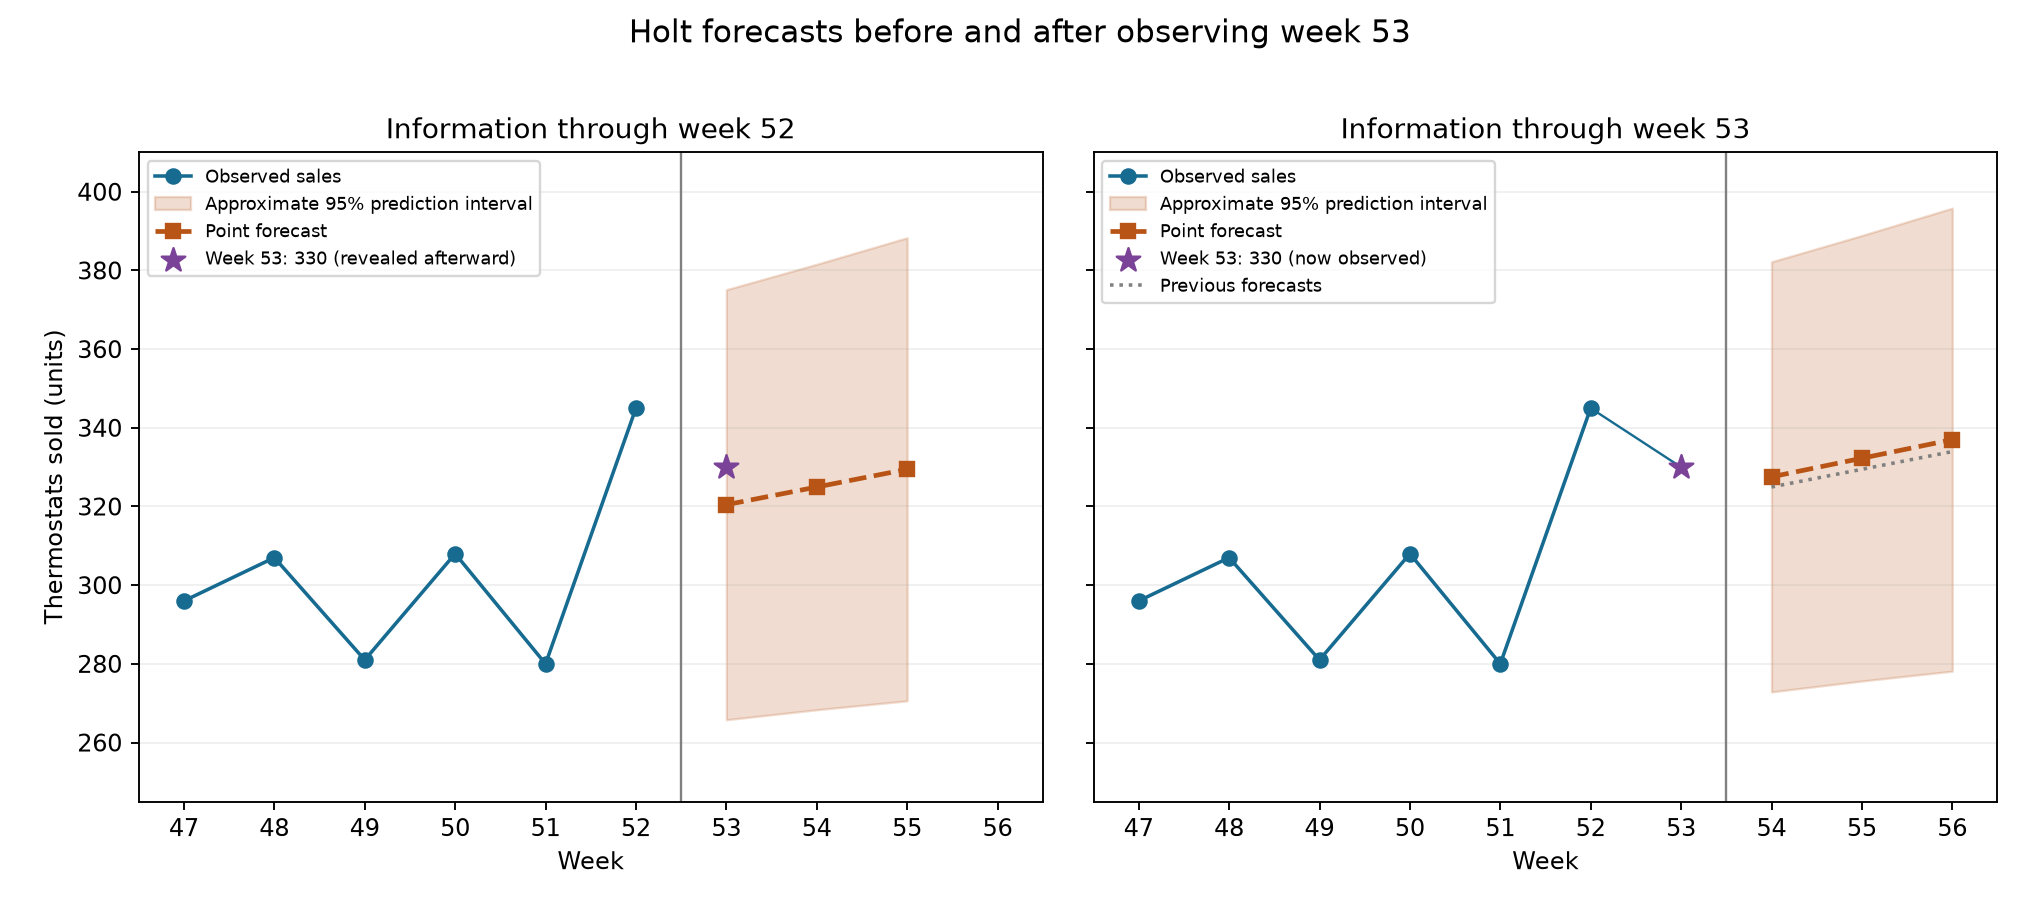

Recreate this plot in Python.
"""Conditional additive-normal Holt intervals and supplied week-53 update.
Deterministic calculations; no randomness or seed.
"""
from pathlib import Path
import csv
from statistics import NormalDist
import numpy as np
import matplotlib
matplotlib.use('Agg')
import matplotlib.pyplot as plt
root=Path(__file__).resolve().parent
with (root/'thermostat_fit_summary_turn09.csv').open() as f:
    fit=next(r for r in csv.DictReader(f) if r['method']=='Fitted')
a,g=float(fit['alpha']),float(fit['gamma'])
l,b=float(fit['L52']),float(fit['B52'])
sse=float(fit['SSE'])
s2=sse/(52-2)
s=np.sqrt(s2)
z=NormalDist().inv_cdf(.975)
actual=330.
error=actual-(l+b)
new_l=l+b+a*error
new_b=b+a*g*error
print(f'alpha={a:.12f}; gamma={g:.12f}; alpha*gamma={a*g:.12f}; SSE={sse:.9f}; variance={s2:.9f}; s={s:.9f}')
print(f'error={error:.12f}; level correction={a*error:.12f}; trend correction={a*g*error:.12f}; L53={new_l:.12f}; B53={new_b:.12f}')
rows=[]
for origin,level,trend in [(52,l,b),(53,new_l,new_b)]:
    for h in range(1,4):
        factor=1+sum((a+j*a*g)**2 for j in range(1,h))
        se=s*np.sqrt(factor)
        point=level+h*trend
        lo,hi=point-z*se,point+z*se
        rows.append([origin,origin+h,h,point,se,lo,hi,factor])
        print(f'origin {origin}, week {origin+h}, h={h}: point={point:.9f}, SE={se:.9f}, PI=[{lo:.9f},{hi:.9f}], variance factor={factor:.9f}')
for target in [54,55,56]:
    h=target-53
    old=l+(target-52)*b
    new=new_l+h*new_b
    print(f'target {target}: old={old:.9f}, new={new:.9f}, difference={new-old:.9f}, expected={(a+h*a*g)*error:.9f}')
with (root/'thermostat_intervals_turn10.csv').open('w',newline='') as f:
    w=csv.writer(f);w.writerow(['origin_week','target_week','horizon','forecast','prediction_SE','lower95','upper95','variance_factor']);w.writerows(rows)
with (root/'thermostat_update_turn10.csv').open('w',newline='') as f:
    w=csv.writer(f);w.writerow(['alpha','gamma','L52','B52','week53_sales','error','level_correction','trend_correction','L53','B53','fixed_error_variance'])
    w.writerow([a,g,l,b,actual,error,a*error,a*g*error,new_l,new_b,s2])
with (root/'thermostat.csv').open() as f:
    y=[float(r['y']) for r in csv.DictReader(f)]
fig,axes=plt.subplots(1,2,figsize=(12,5.4),sharey=True)
for ax,origin in zip(axes,[52,53]):
    rs=np.array([r for r in rows if r[0]==origin])
    ax.plot(range(47,53),y[46:],'o-',color='#176b91',label='Observed sales')
    ax.fill_between(rs[:,1],rs[:,5],rs[:,6],color='#b85416',alpha=.2,label='Approximate 95% prediction interval')
    ax.plot(rs[:,1],rs[:,3],'s--',color='#b85416',lw=2,label='Point forecast')
    ax.axvline(origin+.5,color='gray',lw=1)
    ax.scatter([53],[actual],marker='*',s=110,color='#7b4397',zorder=5,
               label='Week 53: 330'+(' (revealed afterward)' if origin==52 else ' (now observed)'))
    if origin==53:
        ax.plot([52,53],[y[-1],actual],color='#176b91',lw=1)
        ax.plot([54,55,56],[l+(week-52)*b for week in [54,55,56]],':',color='gray',label='Previous forecasts')
    ax.set(title=f'Information through week {origin}',xlabel='Week',xlim=(46.5,56.5),ylim=(245,410))
    ax.set_xticks(range(47,57))
    ax.grid(axis='y',alpha=.2)
    ax.legend(loc='upper left',fontsize=7.6)
axes[0].set_ylabel('Thermostats sold (units)')
fig.suptitle('Holt forecasts before and after observing week 53',fontsize=13)
fig.tight_layout(pad=1.8)
fig.savefig(root/'thermostat_intervals_turn10.png',dpi=170)
plt.close(fig)
